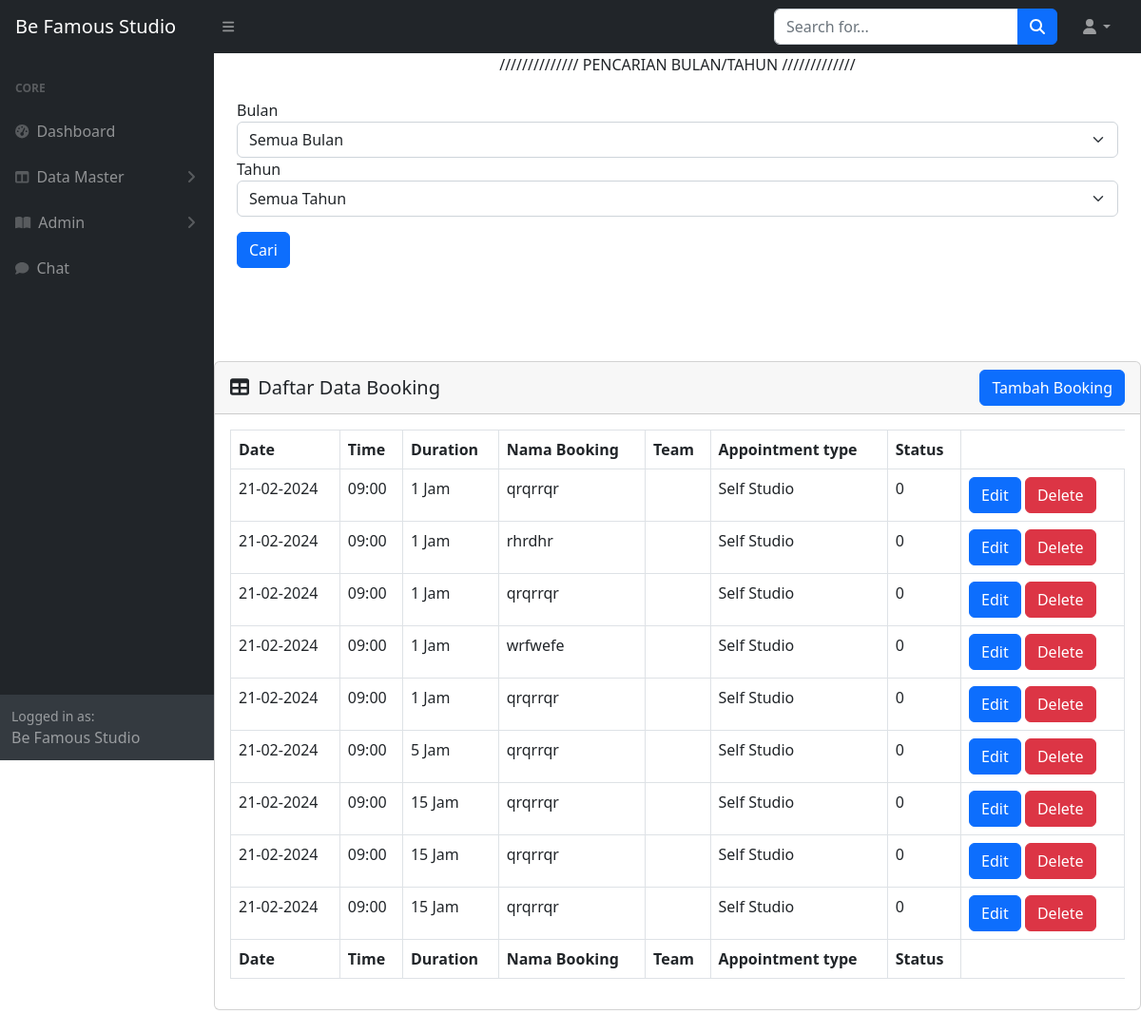
/admin/booking.php (signed in), run on the app's committed database.
### tables this page shows
CREATE TABLE `bookings` (
  `idBooking` int(255) NOT NULL,
  `tanggalBooking` date NOT NULL,
  `waktuBooking` time(6) NOT NULL,
  `durasiBooking` int(255) NOT NULL,
  `namaBooking` varchar(255) NOT NULL,
  `statusBooking` enum('0','1','2','') NOT NULL,
  `idJasa` int(255) NOT NULL
);

CREATE TABLE `jasa` (
  `idJasa` int(255) NOT NULL,
  `namaJasa` varchar(1000) NOT NULL,
  `status` int(10) NOT NULL
);

### admin/booking.php (the view, shortened to what this page needs)
<?php
$bulanFilter = $tahunFilter = "";
$conn = connectToDatabase();
$sql = "SELECT * from bookings b inner join jasa j on j.idJasa=b.idJasa order by b.tanggalBooking desc , b.waktuBooking desc ";
$result = $conn->query($sql);
$isi = "
<div class=''>
<div style='text-align: center;'>
    <label for='nothing'>////////////// PENCARIAN BULAN/TAHUN /////////////</label>
</div>
<BR>
<form method='POST' action='" . htmlspecialchars($_SERVER["PHP_SELF"]) . "'>
    <label for='bulan'>Bulan</label>
    <select class='form-select' id='bulanFilter' name='bulanFilter'>
        <option value=''>Semua Bulan</option>";
$bulanOptions = [
    1 => 'Januari',
    2 => 'Ferbuari',
    3 => 'Maret',
    4 => 'April',
    5 => 'Mei',
    6 => 'Juni',
    7 => 'Juli',
    8 => 'Agustus',
    9 => 'September',
    10 => 'Oktober',
    11 => 'November',
    12 => 'Desember'
];
foreach ($bulanOptions as $bulanValue => $bulanLabel) {
    $selected = ($bulanFilter == $bulanValue) ? 'selected' : '';
    $isi .= "<option value='$bulanValue' $selected>$bulanLabel</option>";
}
$isi .= "
    </select>
    </div>
<div class='mb-3'>
    <label for='tahunFilter'>Tahun</label>
    <select class='form-select' id='tahunFilter' name='tahunFilter'>
        <option value=''>Semua Tahun</option>";
$tahunOptions = [
    2020, 2021, 2022, 2023, 2024, 2025, 2026, 2027, 2028, 2029, 2030
];
foreach ($tahunOptions as $tahunValue) {
    $selected = ($tahunFilter == $tahunValue) ? 'selected' : '';
    $isi .= "<option value='$tahunValue' $selected>$tahunValue</option>";
}
$isi .= "
    </select>
</div>
  <button type='submit' name='findFilter' class='btn btn-primary' id='filterButton'>Cari</button>
  </form>
</div>
<div class='card mb-4' style='margin-top:10%'>
                            <div class='card-header' >
                                    <div class='d-flex justify-content-between align-items-center'>
                                        <h5 class='card-title m-0'><i class='fas fa-table me-1'></i> Daftar Data Booking</h5>
                                        <a href='actionBooking.php' class='btn btn-primary'>Tambah Booking</a>
                                    </div>
                                </div>
                            <div class='card-body' >
                                <table id='datatablesSimple' class='table table-bordered mx-auto'>
                                   <thead>
                                       <tr>
                                           <th>Date</th>
                                           <th>Time</th>
                                           <th>Duration</th>
                                           <th>Nama Booking</th>
                                           <th>Team</th>
                                           <th>Appointment type</th>
                                           <th>Status</th>
                                       </tr>
                                   </thead>
                                   <tfoot>
                                       <tr>
                                             <th>Date</th>
                                             <th>Time</th>
                                             <th>Duration</th>
                                             <th>Nama Booking</th>
                                             <th>Team</th>
                                             <th>Appointment type</th>
                                             <th>Status</th>
                                       </tr>
                                   </tfoot>
                                    <tbody>
                                       ";
                                    while ($row = $result->fetch_assoc()) {
                                        $waktuBooking = substr($row['waktuBooking'], 0, 5);
                                           $dateString=$row['tanggalBooking'];
                                        $dateTime = new DateTime($dateString);
                                        $dmyFormat = $dateTime->format("d-m-Y");
                                        $isi .= "<tr>
                                                <td>" . $dmyFormat . "</td>
                                                <td>" . $waktuBooking . " </td>
                                                <td>" . $row['durasiBooking'] . " Jam </td>
                                                <td>" . $row['namaBooking'] . "</td>
                                                <td></td>
                                                <td>" . $row['namaJasa'] . "</td>
                                                <td>" . $row['statusBooking'] . "</td>
                                                <td>
                                                    <a href='actionBooking.php?idEdit=" . $row['idBooking'] . "' class='btn btn-primary'>Edit</a>
                                                    <a onclick='hapus(" . $row['idBooking'] . ")' class='btn btn-danger'>Delete</a>
                                                </td>
                                            </tr>";
                                                        }
                                                        $isi .= "
                                    </tbody>
                                </table>
                            </div>
                        </div>
                            <script>
                            function hapus(id) {
                                const confirmation = confirm('Apakah kamu yakin untuk menghapus data?');
                                if (confirmation) {
                                    window.location.href = 'actionBooking.php?idDell='+id;
                                } else {
                                    alert('Hapus Dibatalkan');
                                }
                            }
                            </script>
                        ";
include 'index.php';

### admin/index.php (shortened to what this page needs)
<!DOCTYPE html>
<html lang="en">
<head>
    <link href="https://cdn.jsdelivr.net/npm/simple-datatables@7.1.2/dist/style.min.css" rel="stylesheet" />
    <link href="css/styles.css" rel="stylesheet" />
</head>
<body class="sb-nav-fixed">
    <nav class="sb-topnav navbar navbar-expand navbar-dark bg-dark">
        <a class="navbar-brand ps-3" href="index.php">Be Famous Studio</a>
        <button class="btn btn-link btn-sm order-1 order-lg-0 me-4 me-lg-0" id="sidebarToggle" href="#!"><i class="fas fa-bars"></i></button>
        <form class="d-none d-md-inline-block form-inline ms-auto me-0 me-md-3 my-2 my-md-0">
            <div class="input-group">
                <input class="form-control" type="text" placeholder="Search for..." aria-label="Search for..." aria-describedby="btnNavbarSearch" />
                <button class="btn btn-primary" id="btnNavbarSearch" type="button"><i class="fas fa-search"></i></button>
            </div>
        </form>
        <ul class="navbar-nav ms-auto ms-md-0 me-3 me-lg-4">
            <li class="nav-item dropdown">
                <a class="nav-link dropdown-toggle" id="navbarDropdown" href="#" role="button" data-bs-toggle="dropdown" aria-expanded="false"><i class="fas fa-user fa-fw"></i></a>
            </li>
        </ul>
    </nav>
    <div id="layoutSidenav">
        <div id="layoutSidenav_nav">
            <nav class="sb-sidenav accordion sb-sidenav-dark" id="sidenavAccordion">
                <div class="sb-sidenav-menu">
                    <div class="nav">
                        <div class="sb-sidenav-menu-heading">Core</div>
                        <a class="nav-link" href="index.php">
                            <div class="sb-nav-link-icon"><i class="fas fa-tachometer-alt"></i></div>
                            Dashboard
                        </a>
                        <a class="nav-link collapsed" href="#" data-bs-toggle="collapse" data-bs-target="#collapseMaster" aria-expanded="false" aria-controls="collapseLayouts">
                            <div class="sb-nav-link-icon"><i class="fas fa-columns"></i></div>
                            Data Master
                            <div class="sb-sidenav-collapse-arrow"><i class="fas fa-angle-down"></i></div>
                        </a>
                        <a class="nav-link collapsed" href="#" data-bs-toggle="collapse" data-bs-target="#collapsePages" aria-expanded="false" aria-controls="collapsePages">
                            <div class="sb-nav-link-icon"><i class="fas fa-book-open"></i></div>
                            Admin
                            <div class="sb-sidenav-collapse-arrow"><i class="fas fa-angle-down"></i></div>
                        </a>
                        <a class="nav-link" href="chat/pages/chat.html" target="_blank">
                            <div class="sb-nav-link-icon"><i class="fas fa-comment"></i></div>
                            Chat
                        </a>
                    </div>
                </div>
                <div class="sb-sidenav-footer">
                    <div class="small">Logged in as:</div>
                    Be Famous Studio
                </div>
            </nav>
        </div>
        <div id="layoutSidenav_content">
            <main>
                <div class="container-fluid px-4">
                    <?php
                    if (isset($isi)) {
                        echo $isi;
                    }
                    ?>
                </div>
        </div>
</body>
</html>

### data on the page
bookings: tanggalBooking "21-02-2024", waktuBooking "09:00", durasiBooking "1", namaBooking "qrqrrqr", idJasa.namaJasa "Self Studio", statusBooking "0"
bookings: tanggalBooking "21-02-2024", waktuBooking "09:00", durasiBooking "1", namaBooking "rhrdhr", idJasa.namaJasa "Self Studio", statusBooking "0"
bookings: tanggalBooking "21-02-2024", waktuBooking "09:00", durasiBooking "1", namaBooking "qrqrrqr", idJasa.namaJasa "Self Studio", statusBooking "0"
bookings: tanggalBooking "21-02-2024", waktuBooking "09:00", durasiBooking "1", namaBooking "wrfwefe", idJasa.namaJasa "Self Studio", statusBooking "0"
bookings: tanggalBooking "21-02-2024", waktuBooking "09:00", durasiBooking "1", namaBooking "qrqrrqr", idJasa.namaJasa "Self Studio", statusBooking "0"
bookings: tanggalBooking "21-02-2024", waktuBooking "09:00", durasiBooking "5", namaBooking "qrqrrqr", idJasa.namaJasa "Self Studio", statusBooking "0"
bookings: tanggalBooking "21-02-2024", waktuBooking "09:00", durasiBooking "15", namaBooking "qrqrrqr", idJasa.namaJasa "Self Studio", statusBooking "0"
bookings: tanggalBooking "21-02-2024", waktuBooking "09:00", durasiBooking "15", namaBooking "qrqrrqr", idJasa.namaJasa "Self Studio", statusBooking "0"
bookings: tanggalBooking "21-02-2024", waktuBooking "09:00", durasiBooking "15", namaBooking "qrqrrqr", idJasa.namaJasa "Self Studio", statusBooking "0"
